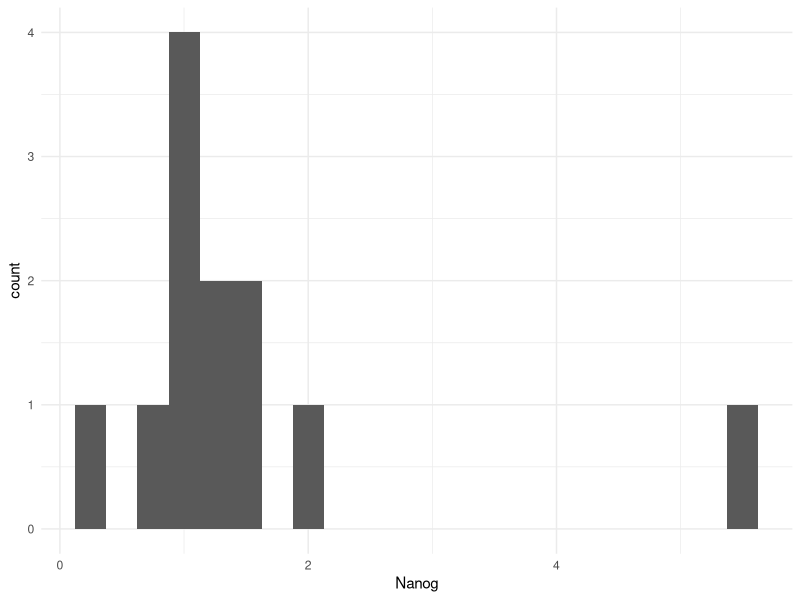
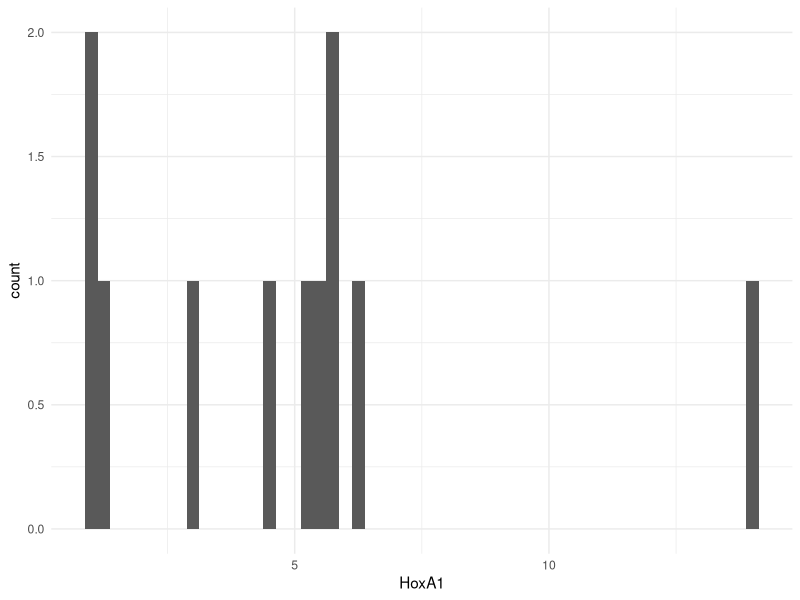
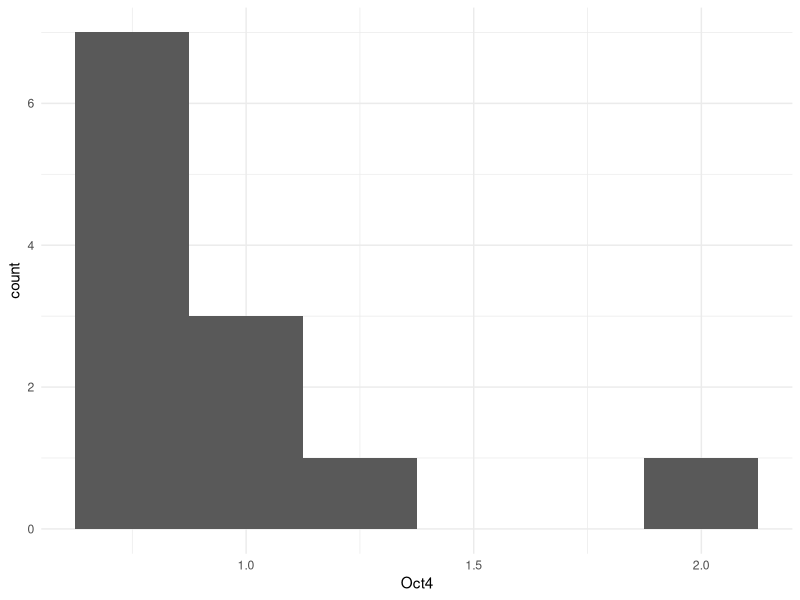
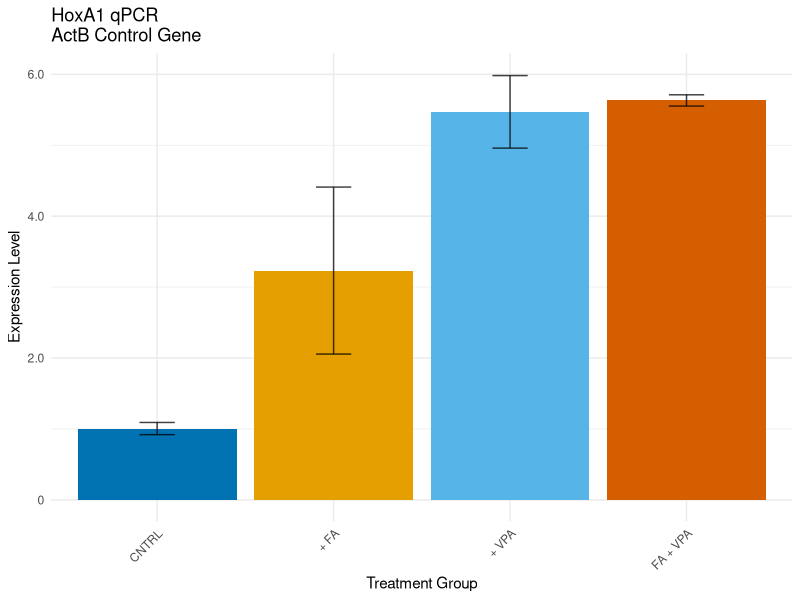
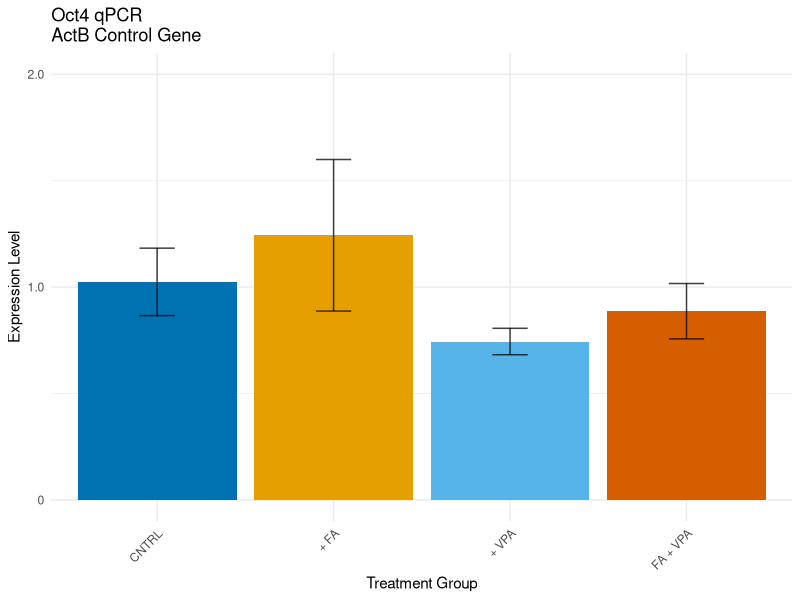
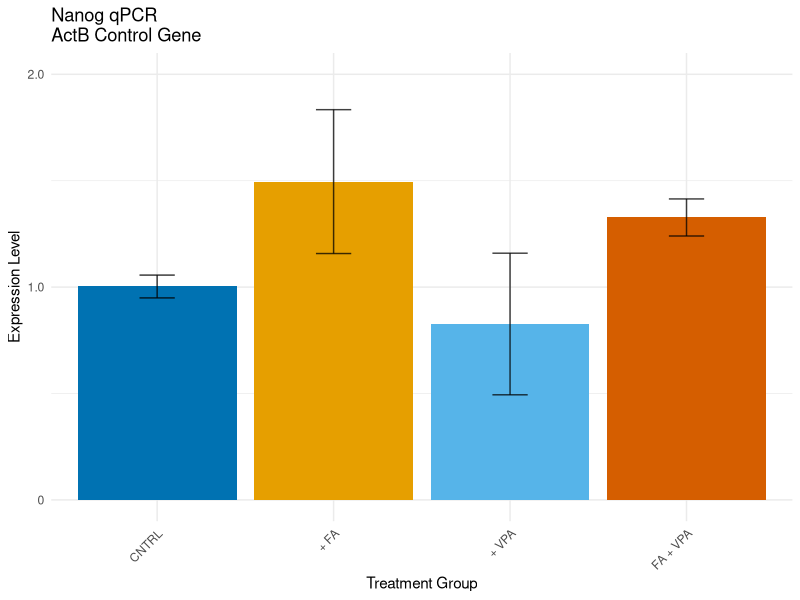
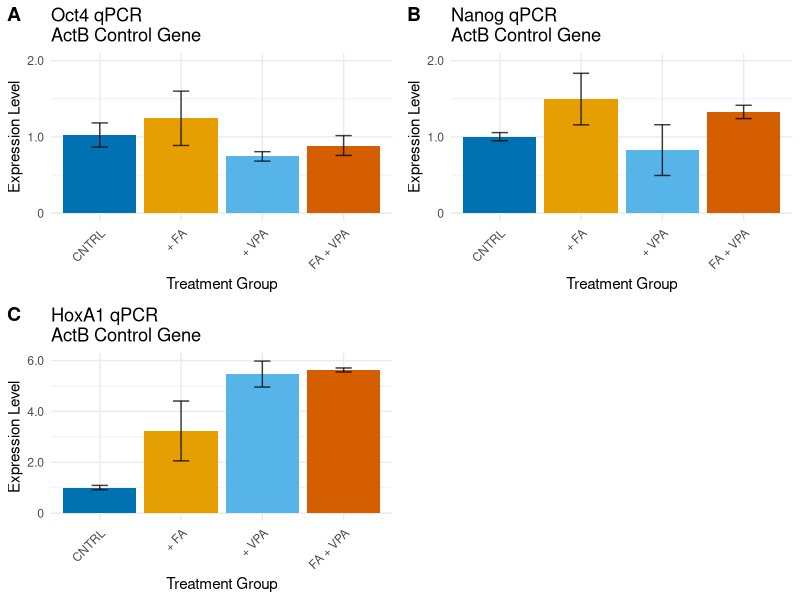
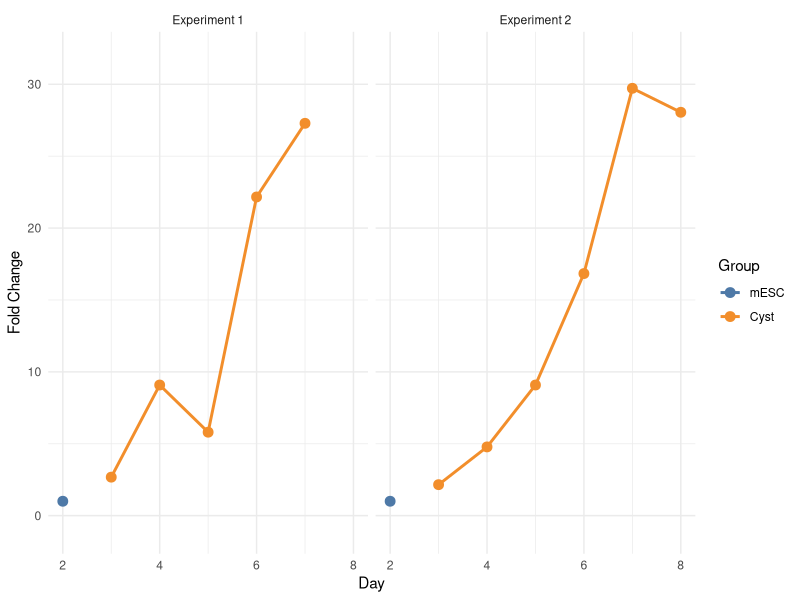

These charts were generated, in order, by the following R code:
## ---- chunk 1
knitr::opts_chunk$set(echo = TRUE, warning = FALSE, error = FALSE, message = FALSE)
## ---- chunk 2
library(tidyverse)
library(cowplot)
library(ggthemes)
## ---- chunk 3
cyst_data_exp1 <- read_csv("./data/cyst_qPCR_exp1_all_genes.csv") %>% 
  rename(Oct4 = Oct)
cyst_data_exp2 <- read_csv("./data/cyst_qPCR_exp2_all_genes.csv") %>% 
  rename(Oct4 = Oct)
mesc_vpa_fa_exp <- read_csv("./data/mesc_diff_exp.csv") %>% 
  rename(Oct4 = Oct)
theme_set(theme_minimal())
## ---- chunk 4
mesc_vpa_fa_exp
mesc_vpa_fa_exp$Group <- factor(c(rep("CNTRL", 3), rep("+ FA", 3), rep("+ VPA", 3), rep("FA + VPA", 3)))
mesc_vpa_fa_exp %>% 
  ggplot(aes(Nanog)) +
  geom_histogram(binwidth = 0.25)
mesc_vpa_fa_exp %>% 
  ggplot(aes(HoxA1)) +
  geom_histogram(binwidth = 0.25)
mesc_vpa_fa_exp %>% 
  ggplot(aes(Oct4)) +
  geom_histogram(binwidth = 0.25)
mesc_vpa_fa_exp_edit <- mesc_vpa_fa_exp %>% 
  mutate(
    Nanog = ifelse(Sample == "FA2 - Cntrl", NA, Nanog),
    HoxA1 = ifelse(Sample == "VPA+FA3 - Cntrl", NA, HoxA1)
    )
mesc_vpa_fa_exp_edit
vpa_fa_pal <- c("#0072B2", "#E69F00", "#56B4E9","#D55E00")
mesc_vpa_fa_qpcr_plot <- function(df) {
  # The plots for this experiment all have the same appearance,
  # and differ only in what gene data is used to make the plots.
  # This function is to hide/standardize the plot code that's
  # shared between the 3 plots to reduce copy/paste
  
  df %>% 
  ggplot(aes(x = Group, y = e_level, fill = Group)) + 
  geom_bar(stat = "identity") +
  scale_x_discrete(limits = c("CNTRL", "+ FA", "+ VPA", "FA + VPA")) +
  xlab("Treatment Group") +
  ylab("Expression Level") +
  geom_errorbar(aes(ymin = e_level - se, ymax = e_level + se), width = 0.2, size = 0.5, alpha = 0.75) +
  scale_fill_manual(breaks = c("CNTRL", "+ FA", "+ VPA", "FA + VPA"), values = vpa_fa_pal) +
  theme(
    axis.text.x = element_text(angle = 45, vjust = 1, hjust = 1),
    legend.position = "none"
    )
}
## ---- chunk 5
(hoxa1_gene_expression <- mesc_vpa_fa_exp_edit %>%
  group_by(Group) %>% 
  summarize(
    e_level = mean(HoxA1, na.rm = TRUE), 
    se = sqrt(var(HoxA1, na.rm = TRUE) / length(HoxA1))
    ) %>% 
  mesc_vpa_fa_qpcr_plot() +
  ggtitle("HoxA1 qPCR\nActB Control Gene") +
  scale_y_continuous(labels = c("0", "2.0", "4.0", "6.0"), breaks = c(0, 2, 4, 6), limits = c(0, 6))
)
## ---- chunk 6
(oct4_gene_expression <- mesc_vpa_fa_exp_edit %>%
  group_by(Group) %>% 
  summarize(
    e_level = mean(Oct4), 
    se = sqrt(var(Oct4) / length(Oct4))
    ) %>% 
  mesc_vpa_fa_qpcr_plot() +
  ggtitle("Oct4 qPCR\nActB Control Gene") +
  scale_y_continuous(labels = c("0", "1.0", "2.0"), breaks = c(0, 1, 2), limits = c(0, 2))
 )
## ---- chunk 7
(nanog_gene_expression <- mesc_vpa_fa_exp_edit %>%
  group_by(Group) %>% 
  summarize(
    e_level = mean(Nanog, na.rm = TRUE), 
    se = sqrt(var(Nanog, na.rm = TRUE) / length(Nanog))
    ) %>% 
  mesc_vpa_fa_qpcr_plot() +
  ggtitle("Nanog qPCR\nActB Control Gene") +
  scale_y_continuous(labels = c("0", "1.0", "2.0"), breaks = c(0, 1, 2), limits = c(0, 2))
 )
## ---- chunk 8
vpa_fa_3plot_grid <- plot_grid(
  oct4_gene_expression, nanog_gene_expression, hoxa1_gene_expression, 
  ncol = 2, nrow = 2,
  labels = c("A", "B", "C")
  )
vpa_fa_3plot_grid
#save_plot("./plots/vpa_fa_mesc_qpcr_3plot_grid_cntrl_error_hoxfix.png", vpa_fa_3plot_grid, base_height = 7, base_width = 6)
## ---- chunk 9
# Nanog test
mesc_vpa_fa_exp_edit %>% 
  lm(Nanog ~ VPA * FA, data = .) %>% 
  aov() %>% 
  summary()
# Oct4 test
mesc_vpa_fa_exp_edit %>% 
  lm(Oct4 ~ VPA * FA, data = .) %>% 
  aov() %>% 
  summary()
# HoxA1
mesc_vpa_fa_exp_edit %>% 
  lm(HoxA1 ~ VPA * FA, data = .) %>% 
  aov() %>% 
  summary()
# sig level = 0.05 / 2 = 0.025
mesc_vpa_fa_exp_edit %>% 
  filter(FA == 0) %>% 
  lm(HoxA1 ~ VPA, data = .) %>% 
  summary()
mesc_vpa_fa_exp_edit %>% 
  filter(FA == 1) %>% 
  lm(HoxA1 ~ VPA, data = .) %>% 
  summary()
vpa.pval <- p.adjust(c(0.00674, 0.2131), method = "bonferroni")
vpa.pval
## ---- chunk 10
cyst_data_all <- cyst_data_exp1 %>% 
  bind_rows(cyst_data_exp2) %>%
  mutate(Trial = ifelse(Trial == "Exp1", "Experiment 1", "Experiment 2")) %>% 
  gather(key = "gene", value = "abundance", Nestin:Nanog) 
(nestin_plot <- cyst_data_all %>% 
  filter(gene == "Nestin") %>% 
  ggplot(aes(Day, abundance, group = Group, color = Group)) +
  geom_point(size = 3) +
  geom_line(size = 1) +
  scale_color_tableau(labels = c("mESC", "Cyst")) +
  ylim(-1, 32) +
  facet_wrap(~ Trial) +
  ylab("Fold Change")
)
(oct4_plot <- cyst_data_all %>% 
  filter(gene == "Oct4") %>% 
  ggplot(aes(Day, abundance, group = Group, color = Group)) +
  geom_point(size = 3) +
  geom_line(size = 1) +
  scale_color_tableau(labels = c("mESC", "Cyst")) +
  facet_wrap(~ Trial) +
  ylab("Fold Change") +
  ylim(-0.25, 2)
)
(nanog_plot <- cyst_data_all %>% 
  filter(gene == "Nanog") %>% 
  ggplot(aes(Day, abundance, group = Group, color = Group)) +
  geom_point(size = 3) +
  geom_line(size = 1) +
  scale_color_tableau(labels = c("mESC", "Cyst")) +
  facet_wrap(~ Trial) +
  ylab("Fold Change") +
  ylim(-0.25, 1.25)
)
(zo1_plot <- cyst_data_all %>% 
  filter(gene == "ZO1") %>% 
  ggplot(aes(Day, abundance, group = Group, color = Group)) +
  geom_point(size = 3) +
  geom_line(size = 1) +
  scale_color_tableau(labels = c("mESC", "Cyst")) +
  facet_wrap(~ Trial) +
  ylab("Fold Change") +
  ylim(-0.25, 1.25)
)
## ---- chunk 11
cyst_qpcr_all_plot <- plot_grid(
  nestin_plot, oct4_plot, nanog_plot, zo1_plot,
  labels = c("A", "B", "C", "D"),
  nrow = 4
  )
cyst_qpcr_all_plot
#save_plot(filename = "./plots/cyst_qpcr_all_genes.png", plot = cyst_qpcr_all_plot, base_height = 7, base_width = 6)
## ---- chunk 12
sessionInfo()
